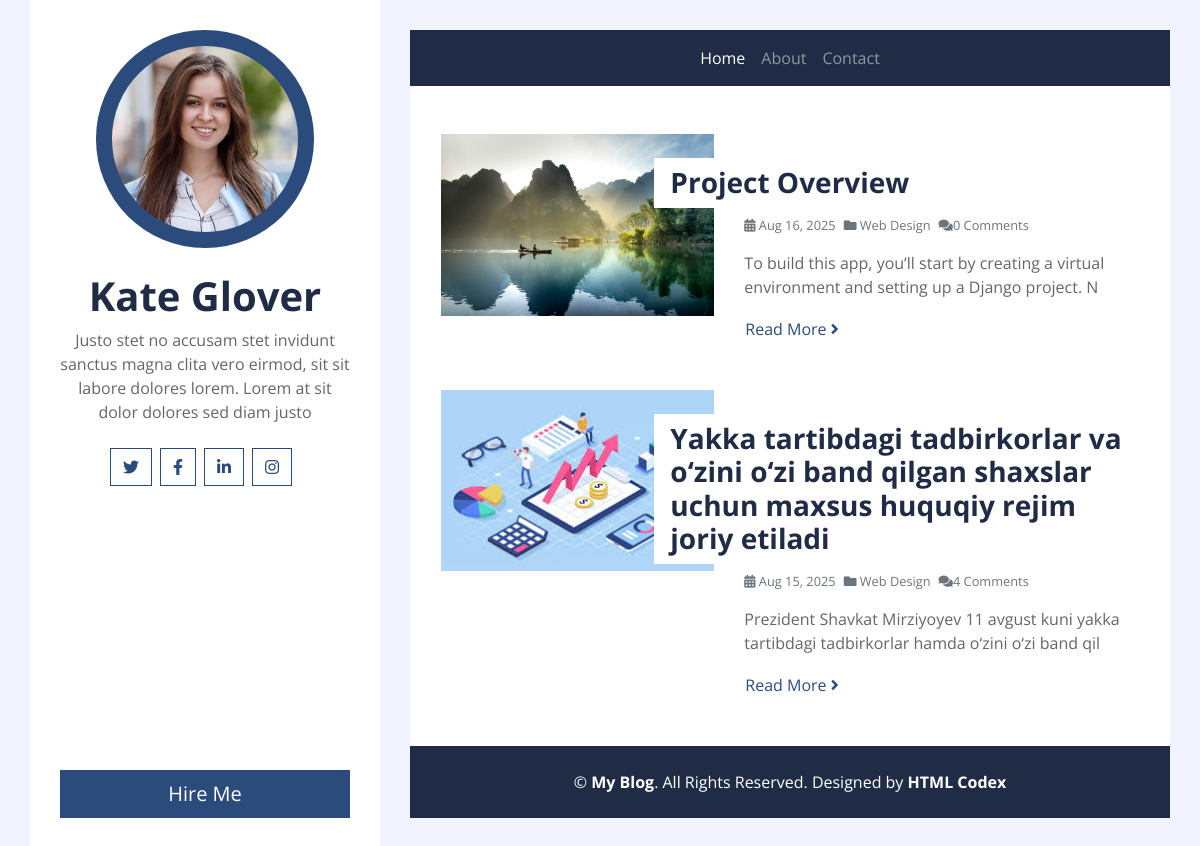
The page / on the database its author committed.
### postapp/models.py (models this page shows, shortened)
class Post(models.Model):
    title= models.CharField(max_length=200)
    body = models.TextField()
    image= models.FileField(upload_to='images/')
    tags= models.ManyToManyField('Tag',related_name='posts', blank=True)
    created_at = models.DateTimeField(auto_now_add=True)
    class Meta:
        app_label = 'postapp'
        ordering=['-created_at']

### postapp/views.py (the view)
# urls.py: path('', GetPosts, name='post_all'),
def GetPosts(request):
    posts=Post.objects.all()
    return render(request, 'postapp/list.html', context={"posts":posts})

### templates/postapp/list.html (shortened to what this page needs)
{% extends "base.html" %}
{% load static %}
{% block content %}
<div class="container bg-white pt-5">
    {% for post in posts  %}
        <div class="row blog-item px-3 pb-5">
            <div class="col-md-5">
                {% if post.image %}
                    <img class="img-fluid mb-4 mb-md-0" src="{{post.image.url}}" alt="Image">
                {% endif %}
            </div>
            <div class="col-md-7">
                <h3 class="mt-md-4 px-md-3 mb-2 py-2 bg-white font-weight-bold">{{post.title}}</h3>
                <div class="d-flex mb-3">
                    <small class="mr-2 text-muted"><i class="fa fa-calendar-alt"></i> {{ post.created_at|date:'M d, Y' }}</small>
                    <small class="mr-2 text-muted"><i class="fa fa-folder"></i> Web Design</small>
                    <small class="mr-2 text-muted"><i class="fa fa-comments"></i>{{post.comments.count}} Comments</small>
                </div>
                <p>
                    {{post.body | slice:"100"}}
                </p>
                <a class="btn btn-link p-0" href="{% url 'post_detail' post.pk %}">Read More <i class="fa fa-angle-right"></i></a>
            </div>
        </div>
    {% endfor %}
</div>
{% endblock content %}

### rows shown on the page
Post: image (picture), title "Project Overview", created_at "Aug 16, 2025", comments.count "0", body "To build this app, you’ll start by creating a virtual environment and setting up a Django project. N"
Post: image (picture), title "Yakka tartibdagi tadbirkorlar va o‘zini o‘zi band qilgan shaxslar uchun maxsus huquqiy rejim joriy etiladi", created_at "Aug 15, 2025", comments.count "4", body "Prezident Shavkat Mirziyoyev 11 avgust kuni yakka tartibdagi tadbirkorlar hamda o‘zini o‘zi band qil"
